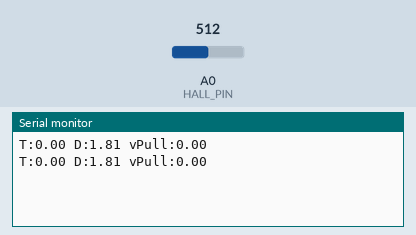
This sketch was run on a simulated Arduino Uno, built with avr-gcc and run on an emulated ATmega328P. Shown: the last lines printed to the serial monitor. The test bench sets the inputs (shaded band); at power-on: A0 (HALL_PIN) = 512.

Above: at 1.2 s.
1.3 s: A0 (HALL_PIN) set to 490
At 1.9 s:
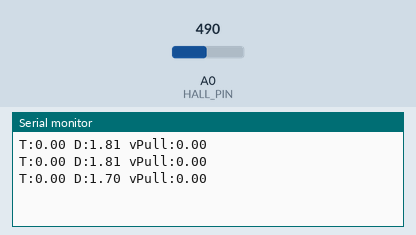
2.8 s: A0 (HALL_PIN) set to 510
At 3.4 s:
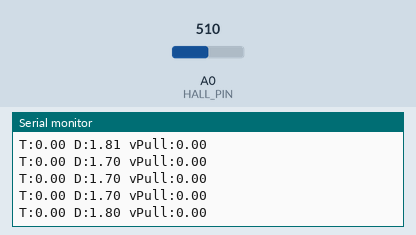
Timing chart, 0 to 5.8 s (numbered marks = the images above; inputs shaded):
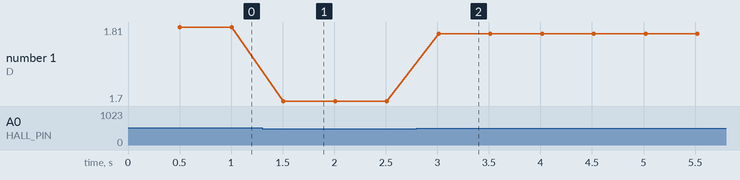

The sketch:

Mini_Filament_Factory_Base_Code.ino
```cpp
#include <MAX6675.h>
#include <AccelStepper.h>
#include <PID_v1.h>

// --- PIN DEFINITIONS
#define THERMO_SO  4
#define THERMO_CS  5
#define THERMO_SCK 6
#define SSR_PIN    3
#define HALL_PIN   A0
#define PULL_STEP  7
#define PULL_DIR   11
#define EXT_STEP   8
#define EXT_DIR    10

// --- PID TEMPERATURE CONTROL
double targetTemp = 270.0;
double currentTemp, tempOutput;
double Kp_T = 50, Ki_T = 1.5, Kd_T = 20; // PID Constants
PID tempPID(&currentTemp, &tempOutput, &targetTemp, Kp_T, Ki_T, Kd_T, DIRECT);

// --- PID DIAMETER CONTROL (PULLER)
double targetDia = 1.75;
double currentDia, pullerSpeed; // pullerSpeed is the PID Output
double Kp_D = 150, Ki_D = 10, Kd_D = 5; // PID Constants
PID pullerPID(&currentDia, &pullerSpeed, &targetDia, Kp_D, Ki_D, Kd_D, DIRECT);

// --- HARDWARE
MAX6675 thermocouple(THERMO_SCK, THERMO_CS, THERMO_SO);
AccelStepper extruder(AccelStepper::DRIVER, EXT_STEP, EXT_DIR);
AccelStepper puller(AccelStepper::DRIVER, PULL_STEP, PULL_DIR);

unsigned long windowSize = 1000;
unsigned long windowStartTime;

void setup() {
  Serial.begin(115200);
  windowStartTime = millis();

  // PID 1 Config (Heater)
  tempPID.SetOutputLimits(0, windowSize);
  tempPID.SetMode(AUTOMATIC);

  // PID 2 Config (Puller)
  pullerPID.SetOutputLimits(100, 1000);
  pullerPID.SetMode(AUTOMATIC);

  extruder.setMaxSpeed(2000);
  puller.setMaxSpeed(2000);
  pinMode(SSR_PIN, OUTPUT);
}

void loop() {
  // INPUT SENSING
  currentTemp = thermocouple.getCelsius();

  // Hall Effect Mapping
  int rawHall = analogRead(HALL_PIN);
  // Calibration: Replace 450 and 550 with measured min max with objects of 1.5mm and 2mm dia respectively
  currentDia = map(rawHall, 450, 550, 150, 200) / 100.0;

  // PID CALCULATIONS
  tempPID.Compute();

  if (currentTemp >= 240.0) // Only run puller PID if plastic is molten
  {
    pullerPID.Compute();
  }

  //HEATER OUTPUT
  unsigned long now = millis();
  if (now - windowStartTime > windowSize) windowStartTime += windowSize;
  digitalWrite(SSR_PIN, tempOutput > (now - windowStartTime) ? HIGH : LOW);

  // STEPPER OUTPUT
  if (currentTemp >= 240.0) {
    extruder.setSpeed(250); // Master speed (Constant)
    puller.setSpeed(pullerSpeed); // Slave speed (Variable via PID)

    extruder.runSpeed();
    puller.runSpeed();
  } else {
    extruder.stop();
    puller.stop();
  }

  // 5. DEBUGGING
  static unsigned long lastUpdate = 0;
  if (millis() - lastUpdate > 500) {
    Serial.print("T:"); Serial.print(currentTemp);
    Serial.print(" D:"); Serial.print(currentDia);
    Serial.print(" vPull:"); Serial.println(pullerSpeed);
    lastUpdate = millis();
  }
}
```

Measured:
- after the input at 1.3 s, the serial monitor: prints a new line after 0.21 s (image 1)
- after the input at 2.8 s, the serial monitor: prints a new line after 0.21 s (image 2)
- plotted number 1: 1.81 → 1.7 after the input at 1.3 s, 1.7 → 1.8 after the input at 2.8 s
